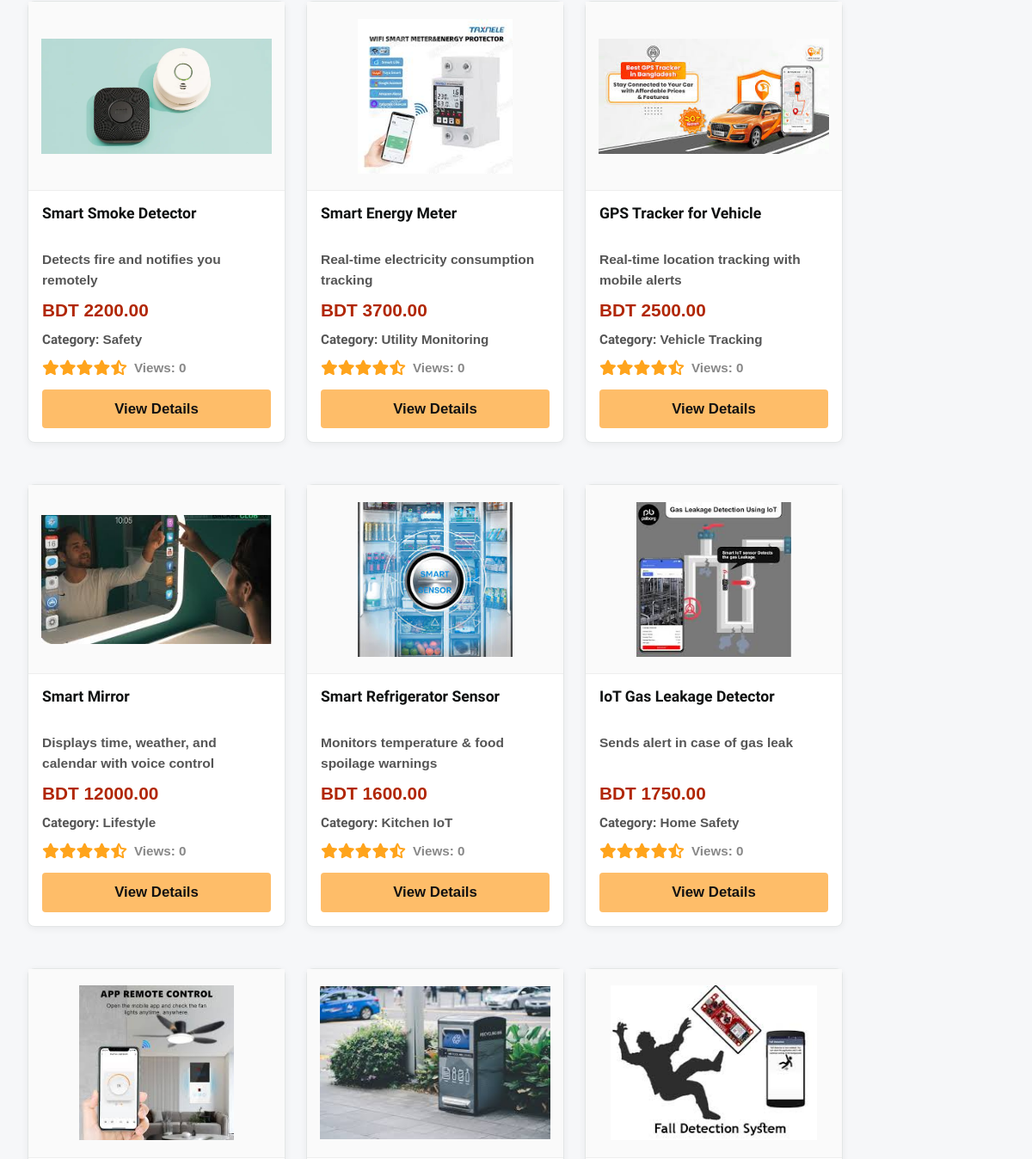
Before: /products/ (middle part) with the older database file.
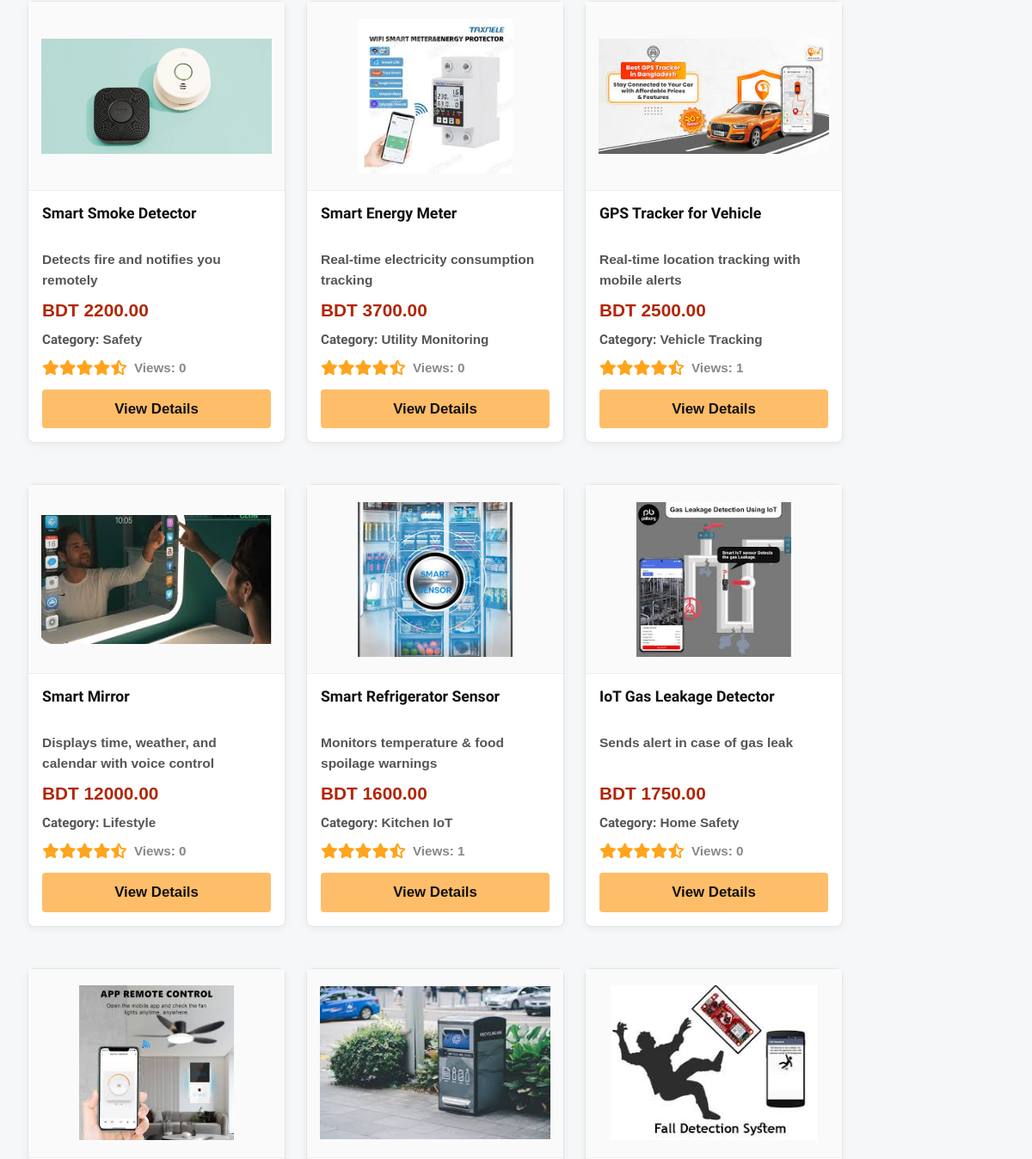
After: the same page with the newer database file.
### shop/models.py (models this page shows, shortened)
class Product(models.Model):
    name = models.CharField(max_length=200)
    description = models.TextField()
    price = models.DecimalField(max_digits=10, decimal_places=2)
    category = models.CharField(max_length=100)
    image = models.ImageField(upload_to='products/', null=True, blank=True)
    view_count = models.PositiveIntegerField(default=0)

### shop/views.py (the view)
# urls.py: path('', lambda request: redirect('product_list'), name='home'),
def product_list(request):
    products = Product.objects.all()
    search_query = request.GET.get('search', '')
    category_filter = request.GET.get('category', '')
    if search_query:
        products = products.filter(
            Q(name__icontains=search_query) | Q(description__icontains=search_query)
        )
    if category_filter:
        products = products.filter(category=category_filter)
    categories = Product.objects.values_list('category', flat=True).distinct()
    return render(request, 'product_list.html', {
        'products': products,
        'categories': categories,
        'search_query': search_query,
        'category_filter': category_filter
    })

### templates/product_list.html (shortened to what this page needs)
{% extends 'base.html' %}
{% block content %}
<div style="display:flex; flex-wrap:wrap; gap:24px; justify-content:flex-start;">
    {% for product in products %}
    <div style="background:#fff; border:1px solid #e3e6e6; border-radius:8px; box-shadow:0 2px 8px rgba(0,0,0,0.06); width:300px; margin-bottom:24px; display:flex; flex-direction:column;">
        {% if product.image %}
        <div style="background:#fafafa; border-bottom:1px solid #eee; display:flex; align-items:center; justify-content:center; height:220px;">
            <img src="{{ product.image.url }}" alt="{{ product.name }}" style="max-height:180px; max-width:90%; object-fit:contain; margin:auto;">
        </div>
        {% endif %}
        <div style="padding:16px; flex:1; display:flex; flex-direction:column; justify-content:space-between;">
            <h5 style="font-size:1.1rem; font-weight:700; color:#0f1111; margin-bottom:8px; min-height:2.5em;">{{ product.name }}</h5>
            <p style="font-size:0.97rem; color:#555; margin-bottom:8px; min-height:3em;">{{ product.description|truncatewords:20 }}</p>
            <div style="margin-bottom:8px;">
                <span style="font-size:1.3rem; font-weight:700; color:#B12704;">BDT {{ product.price }}</span>
            </div>
            <div style="font-size:0.95rem; color:#555; margin-bottom:8px;">
                <strong>Category:</strong> {{ product.category }}
            </div>
            <div style="display:flex; align-items:center; gap:8px; margin-bottom:12px;">
                <span style="color:#ffa41c; font-size:1.1rem;">
                    <i class="fa fa-star"></i><i class="fa fa-star"></i><i class="fa fa-star"></i><i class="fa fa-star"></i><i class="fa fa-star-half-alt"></i>
                </span>
                <span style="font-size:0.95rem; color:#888;">Views: {{ product.view_count|default:0 }}</span>
            </div>
            <a href="{% url 'product_detail' product.id %}" style="background:#febd69; color:#111; font-weight:700; border:none; border-radius:4px; padding:10px 0; text-align:center; text-decoration:none; font-size:1.05rem; display:block; margin-top:auto; transition:background 0.2s;">View Details</a>
        </div>
    </div>
    {% empty %}
    <p>No products available.</p>
    {% endfor %}
</div>
{% endblock %}

Changed rows visible on the page:
changed Product "GPS Tracker for Vehicle": view_count "0" → "1"
changed Product "Smart Refrigerator Sensor": view_count "0" → "1"
